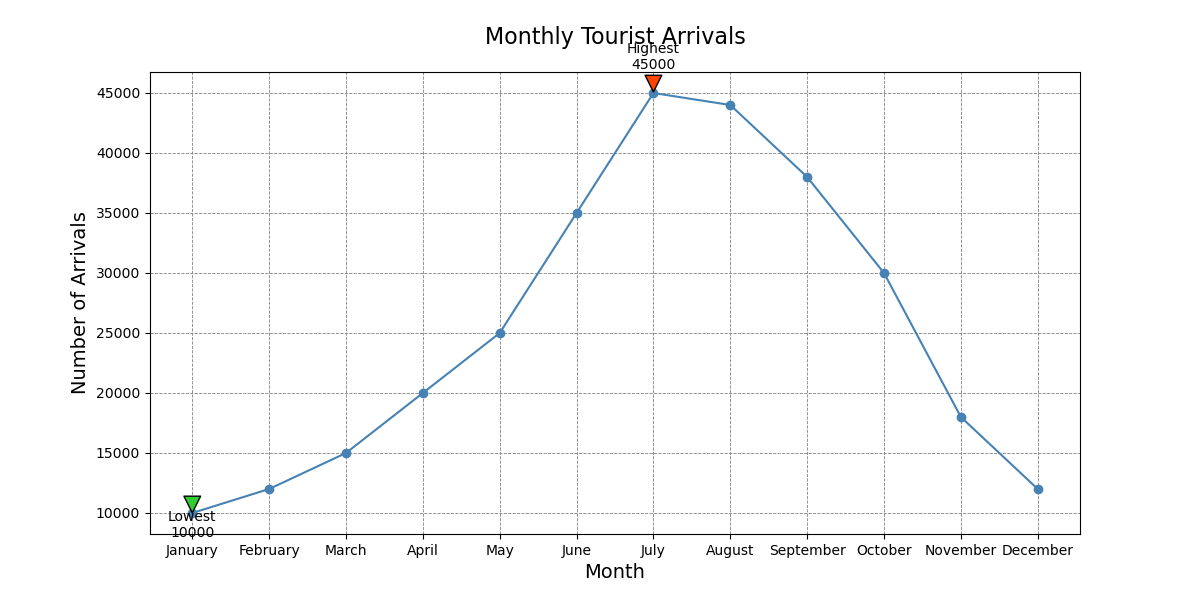

Python code for this plot:

import matplotlib.pyplot as plt

# Data points
months = ["January", "February", "March", "April", "May", "June",
          "July", "August", "September", "October", "November", "December"]
arrivals = [10000, 12000, 15000, 20000, 25000, 35000, 45000, 44000, 38000, 30000, 18000, 12000]

# Creating the line chart
plt.figure(figsize=(12, 6))

plt.plot(months, arrivals, color="#4682B4", marker='o')  # Using a specific color code

# Annotating the highest and lowest arrivals
plt.annotate('Highest\n45000', xy=("July", 45000), xytext=("July", 47000),
             arrowprops=dict(facecolor='#FF4500', shrink=0.05), ha='center')
plt.annotate('Lowest\n10000', xy=("January", 10000), xytext=("January", 8000),
             arrowprops=dict(facecolor='#32CD32', shrink=0.05), ha='center')

# Title and labels
plt.title("Monthly Tourist Arrivals", fontsize=16, pad=20)
plt.xlabel("Month", fontsize=14)
plt.ylabel("Number of Arrivals", fontsize=14)

# Customizing the grid
plt.grid(True, which='major', linestyle='--', linewidth=0.6, color='grey')

# Show the plot
plt.show()
